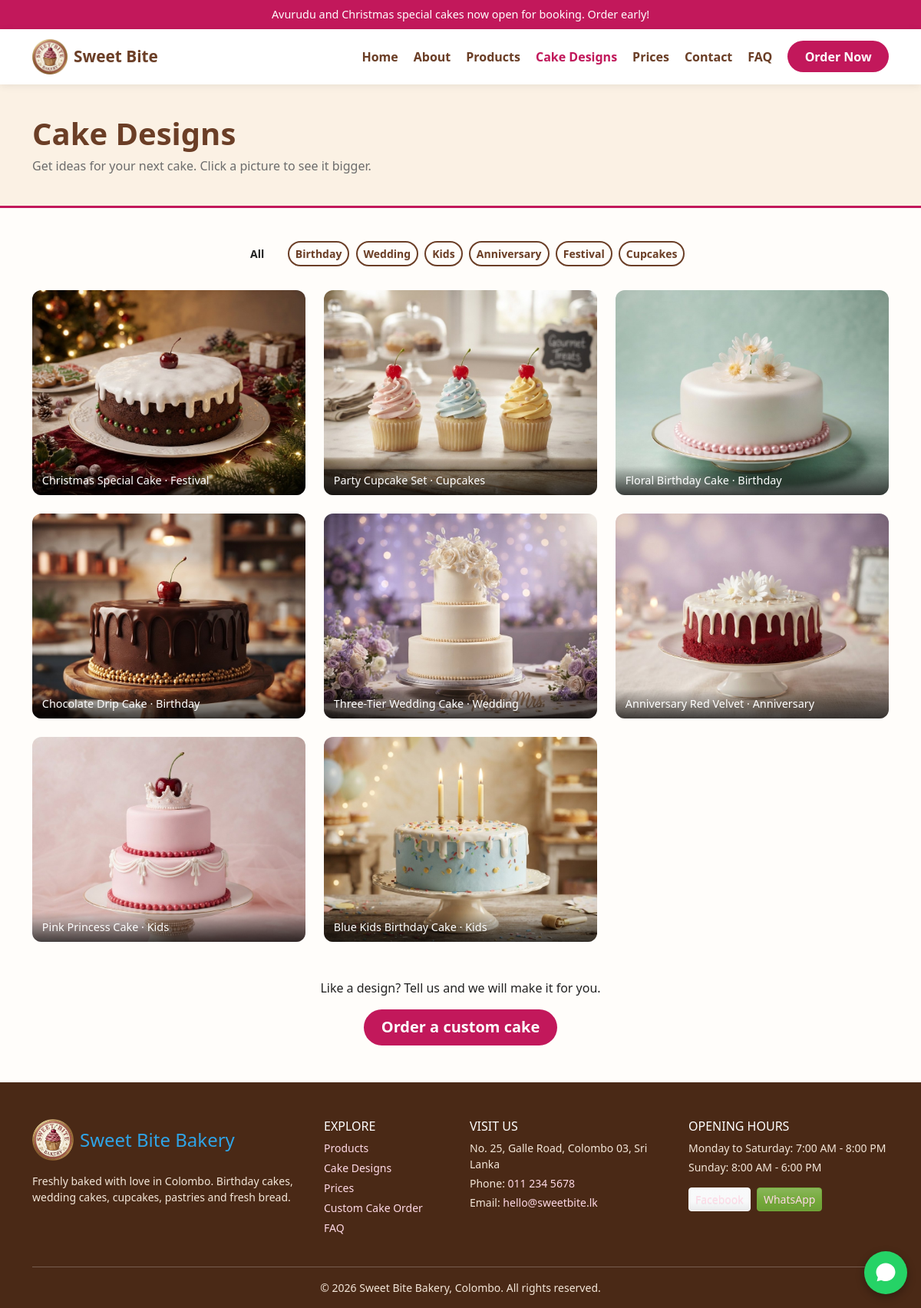
/gallery.php, run on the app's committed database.
### tables this page shows
CREATE TABLE gallery (
    gallery_id INT AUTO_INCREMENT PRIMARY KEY,
    title      VARCHAR(120) NOT NULL,
    image      VARCHAR(255) NOT NULL,
    occasion   VARCHAR(40) NOT NULL,
    created_at DATETIME NOT NULL DEFAULT CURRENT_TIMESTAMP
);

### includes/functions.php (called while the page is built, shortened)
<?php
require_once __DIR__ . '/db.php';
function e($value): string
{
    return htmlspecialchars((string) $value, ENT_QUOTES, 'UTF-8');
}
function url(string $path = ''): string
{
    return BASE_URL . '/' . ltrim($path, '/');
}
function asset(string $path): string
{
    return url('assets/' . ltrim($path, '/'));
}
function setting(string $key, string $default = ''): string
{
    static $all = null;
    if ($all === null) {
        $all = [];
        foreach (db()->query('SELECT setting_key, setting_value FROM settings') as $row) {
            $all[$row['setting_key']] = $row['setting_value'];
        }
    }
    return $all[$key] ?? $default;
}
function to_international(string $phone): string
{
    $digits = preg_replace('/\D/', '', $phone);
    if (strpos($digits, '0') === 0) {
        $digits = '94' . substr($digits, 1);
    }
    return $digits;
}
function whatsapp_link(string $message = '', string $number = ''): string
{
    $number = to_international($number !== '' ? $number : setting('whatsapp'));
    $link   = 'https://wa.me/' . $number;
    return $message !== '' ? $link . '?text=' . rawurlencode($message) : $link;
}
function image_url(string $folder, ?string $file): string
{
    if ($file && is_file(ROOT_PATH . '/assets/images/' . $folder . '/' . $file)) {
        return asset('images/' . $folder . '/' . $file);
    }
    return asset('images/logo.png');
}
    ?>

### includes/db.php (called while the page is built, shortened)
<?php
function db(): PDO
{
    static $pdo = null;
    if ($pdo === null) {
        try {
            $pdo = new PDO(DB_DSN, DB_USER, DB_PASS, [
                PDO::ATTR_ERRMODE            => PDO::ERRMODE_EXCEPTION,
                PDO::ATTR_DEFAULT_FETCH_MODE => PDO::FETCH_ASSOC,
                PDO::ATTR_EMULATE_PREPARES   => false,
            ]);
        } catch (PDOException $e) {
            http_response_code(500);
            exit('Could not connect to the database. Please start MySQL in XAMPP and import database/sweetbite_db.sql.');
        }
    }
    return $pdo;
}

### gallery.php (the view, shortened to what this page needs)
<?php
require_once __DIR__ . '/includes/functions.php';
$activePage      = 'gallery';
$designs = db()->query('SELECT * FROM gallery ORDER BY gallery_id DESC')->fetchAll();
include __DIR__ . '/includes/header.php';
?>
<div class="page-header">
    <div class="container">
        <h1>Cake Designs</h1>
        <p>Get ideas for your next cake. Click a picture to see it bigger.</p>
    </div>
</div>
<section class="container">
    <div class="mb-4 text-center">
        <button class="btn btn-sm btn-brand active me-1 mb-1" data-filter="all">All</button>
        <?php foreach (OCCASIONS as $occasion): ?>
            <button class="btn btn-sm btn-outline-brand me-1 mb-1" data-filter="<?= e($occasion) ?>"><?= e($occasion) ?></button>
        <?php endforeach; ?>
    </div>
    <div class="row row-cols-1 row-cols-sm-2 row-cols-lg-3 g-4">
        <?php foreach ($designs as $d): ?>
            <div class="col">
                <div class="gallery-item" data-occasion="<?= e($d['occasion']) ?>"
                     data-src="<?= e(image_url('gallery', $d['image'])) ?>" data-title="<?= e($d['title']) ?>">
                    <img src="<?= e(image_url('gallery', $d['image'])) ?>" alt="<?= e($d['title']) ?>" loading="lazy">
                    <div class="caption"><?= e($d['title']) ?> &middot; <?= e($d['occasion']) ?></div>
                </div>
            </div>
        <?php endforeach; ?>
    </div>
    <div class="text-center mt-5">
        <p>Like a design? Tell us and we will make it for you.</p>
        <a href="<?= url('order.php') ?>" class="btn btn-pink btn-lg">Order a custom cake</a>
    </div>
</section>
<?php include __DIR__ . '/includes/footer.php'; ?>

### includes/header.php (shortened to what this page needs)
<?php
$pageTitle       = $pageTitle ?? 'Sweet Bite Bakery';
$activePage      = $activePage ?? '';
$menu = [
    'home'     => ['Home', 'index.php'],
    'about'    => ['About', 'about.php'],
    'products' => ['Products', 'products.php'],
    'gallery'  => ['Cake Designs', 'gallery.php'],
    'prices'   => ['Prices', 'prices.php'],
    'contact'  => ['Contact', 'contact.php'],
    'faq'      => ['FAQ', 'faq.php'],
];
?>
<!DOCTYPE html>
<html lang="en">
<head>
    <title><?= e($pageTitle) ?> | <?= e(setting('shop_name', 'Sweet Bite Bakery')) ?></title>
    <link rel="stylesheet" href="<?= asset('vendor/bootstrap/css/bootstrap.min.css') ?>">
    <link rel="stylesheet" href="<?= asset('css/style.css') ?>">
</head>
<body>
<?php if (setting('banner_on') === '1' && setting('banner_text') !== ''): ?>
    <div class="announcement text-center py-2 px-3"><?= e(setting('banner_text')) ?></div>
<?php endif; ?>
<nav class="navbar navbar-expand-lg site-nav sticky-top">
    <div class="container">
        <a class="navbar-brand d-flex align-items-center gap-2" href="<?= url('index.php') ?>">
            <img src="<?= asset('images/logo.png') ?>" alt="Sweet Bite Bakery logo" width="46" height="46">
            <span>Sweet Bite</span>
        </a>
        <div class="collapse navbar-collapse" id="mainMenu">
            <ul class="navbar-nav ms-auto align-items-lg-center gap-lg-1">
                <?php foreach ($menu as $key => [$label, $link]): ?>
                    <li class="nav-item">
                        <a class="nav-link<?= $activePage === $key ? ' active' : '' ?>"
                           href="<?= url($link) ?>"><?= e($label) ?></a>
                    </li>
                <?php endforeach; ?>
                <li class="nav-item ms-lg-2 mt-2 mt-lg-0">
                    <a class="btn btn-pink" href="<?= url('order.php') ?>">Order Now</a>
                </li>
            </ul>
        </div>
    </div>
</nav>
<main>

### includes/footer.php (shortened to what this page needs)
</main>
<footer class="site-footer pt-5 pb-3 mt-5">
    <div class="container">
        <div class="row g-4">
            <div class="col-md-4">
                <div class="d-flex align-items-center gap-2 mb-3">
                    <img src="<?= asset('images/logo.png') ?>" alt="Sweet Bite Bakery logo" width="54" height="54">
                    <span class="h4 mb-0">Sweet Bite Bakery</span>
                </div>
                <p class="small"><?= e(setting('tagline')) ?>. Birthday cakes, wedding cakes, cupcakes, pastries and fresh bread.</p>
            </div>
            <div class="col-6 col-md-2">
                <h3 class="h6 text-uppercase">Explore</h3>
                <ul class="list-unstyled small footer-links">
                    <li><a href="<?= url('products.php') ?>">Products</a></li>
                    <li><a href="<?= url('gallery.php') ?>">Cake Designs</a></li>
                    <li><a href="<?= url('prices.php') ?>">Prices</a></li>
                    <li><a href="<?= url('order.php') ?>">Custom Cake Order</a></li>
                    <li><a href="<?= url('faq.php') ?>">FAQ</a></li>
                </ul>
            </div>
            <div class="col-6 col-md-3">
                <h3 class="h6 text-uppercase">Visit us</h3>
                <p class="small mb-1"><?= e(setting('address')) ?></p>
                <p class="small mb-1">Phone: <a href="tel:<?= e(preg_replace('/\s/', '', setting('phone'))) ?>"><?= e(setting('phone')) ?></a></p>
                <p class="small mb-1">Email: <a href="mailto:<?= e(setting('email')) ?>"><?= e(setting('email')) ?></a></p>
            </div>
            <div class="col-md-3">
                <h3 class="h6 text-uppercase">Opening hours</h3>
                <p class="small mb-1"><?= e(setting('hours_weekdays')) ?></p>
                <p class="small mb-3"><?= e(setting('hours_sunday')) ?></p>
                <a class="btn btn-sm btn-light me-1" href="<?= e(setting('facebook')) ?>" target="_blank" rel="noopener">Facebook</a>
                <a class="btn btn-sm btn-success" href="<?= e(whatsapp_link('Hi, I would like to ask about a cake.')) ?>" target="_blank" rel="noopener">WhatsApp</a>
            </div>
        </div>
        <hr class="border-light opacity-25 mt-4">
        <p class="text-center small mb-0">&copy; <?= date('Y') ?> Sweet Bite Bakery, Colombo. All rights reserved.</p>
    </div>
</footer>
<a href="<?= e(whatsapp_link('Hi, I would like to ask about a cake.')) ?>" class="whatsapp-float"
   target="_blank" rel="noopener" aria-label="Chat on WhatsApp">
    <svg viewBox="0 0 24 24" width="30" height="30" fill="#fff" aria-hidden="true"><path d="M12 2C6.5 2 2 6.2 2 11.4c0 2 .7 3.900 1.900 5.400L2.800 21l4.500-1.300c1.400.7 2.900 1 4.700 1 5.500 0 10-4.200 10-9.400S17.500 2 12 2z"/></svg>
</a>
</body>
</html>

### assets/css/style.css (style rules this page uses)
:root { --brown: #6b3e26; --brown-dark: #4a2916; --pink: #c2185b; --pink-dark: #a01049; --cream: #fbf1e4; --text: #222222; }
body { font-family: "Segoe UI", Roboto, "Helvetica Neue", Arial, sans-serif; color: var(--text); background: #fffdfa; }
h1, h2, h3, h4, h5 { color: var(--brown); font-weight: 700; }
a { color: var(--pink); }
img { max-width: 100%; }
.btn-brand, .btn-pink { color: #fff; border: 0; border-radius: 50px; padding: .55rem 1.4rem; font-weight: 600; }
.btn-brand { background: var(--brown); }
.btn-pink { background: var(--pink); }
.btn-outline-brand { border: 2px solid var(--brown); color: var(--brown); border-radius: 50px; font-weight: 600; }
.announcement { background: var(--pink); color: #fff; font-size: .9rem; }
.site-nav { background: #fff; box-shadow: 0 2px 10px rgba(0, 0, 0, .08); }
.site-nav .navbar-brand { color: var(--brown); font-weight: 700; font-size: 1.3rem; }
.site-nav .nav-link { color: var(--brown); font-weight: 600; }
.site-nav .nav-link:hover, .site-nav .nav-link.active { color: var(--pink); }
.page-header { background: var(--cream); padding: 2.5rem 0; border-bottom: 3px solid var(--pink); margin-bottom: 2.5rem; }
.page-header h1 { margin: 0; }
.page-header p { margin: .4rem 0 0; color: #6c6c6c; }
.gallery-item { cursor: pointer; border-radius: 12px; overflow: hidden; position: relative; }
.gallery-item img { aspect-ratio: 4 / 3; object-fit: cover; width: 100%; transition: transform .3s; }
.gallery-item .caption { position: absolute; left: 0; right: 0; bottom: 0; padding: .5rem .8rem; font-size: .9rem; color: #fff; background: linear-gradient(transparent, rgba(0, 0, 0, .7)); }
.site-footer { background: var(--brown-dark); color: #f3e6d8; }
.site-footer h3 { color: #fff; }
.site-footer a { color: #ffd9e6; text-decoration: none; }
.footer-links li { margin-bottom: .3rem; }
.whatsapp-float { position: fixed; right: 18px; bottom: 18px; width: 56px; height: 56px; display: flex; align-items: center; justify-content: center; background: #25d366; border-radius: 50%; box-shadow: 0 4px 12px rgba(0, 0, 0, .3); z-index: 1000; }

### data on the page
gallery: image (picture), title "Christmas Special Cake", occasion "Festival"
gallery: image (picture), title "Party Cupcake Set", occasion "Cupcakes"
gallery: image (picture), title "Floral Birthday Cake", occasion "Birthday"
gallery: image (picture), title "Chocolate Drip Cake", occasion "Birthday"
gallery: image (picture), title "Three-Tier Wedding Cake", occasion "Wedding"
gallery: image (picture), title "Anniversary Red Velvet", occasion "Anniversary"
gallery: image (picture), title "Pink Princess Cake", occasion "Kids"
gallery: image (picture), title "Blue Kids Birthday Cake", occasion "Kids"

### other printed values
setting('banner_text') "Avurudu and Christmas special cakes now open for booking. Order early!"
$label "Home"
$label "About"
$label "Products"
$label "Cake Designs"
$label "Prices"
$label "Contact"
$label "FAQ"
$occasion "Birthday"
$occasion "Wedding"
$occasion "Kids"
$occasion "Anniversary"
$occasion "Festival"
$occasion "Cupcakes"
setting('tagline') "Freshly baked with love in Colombo"
